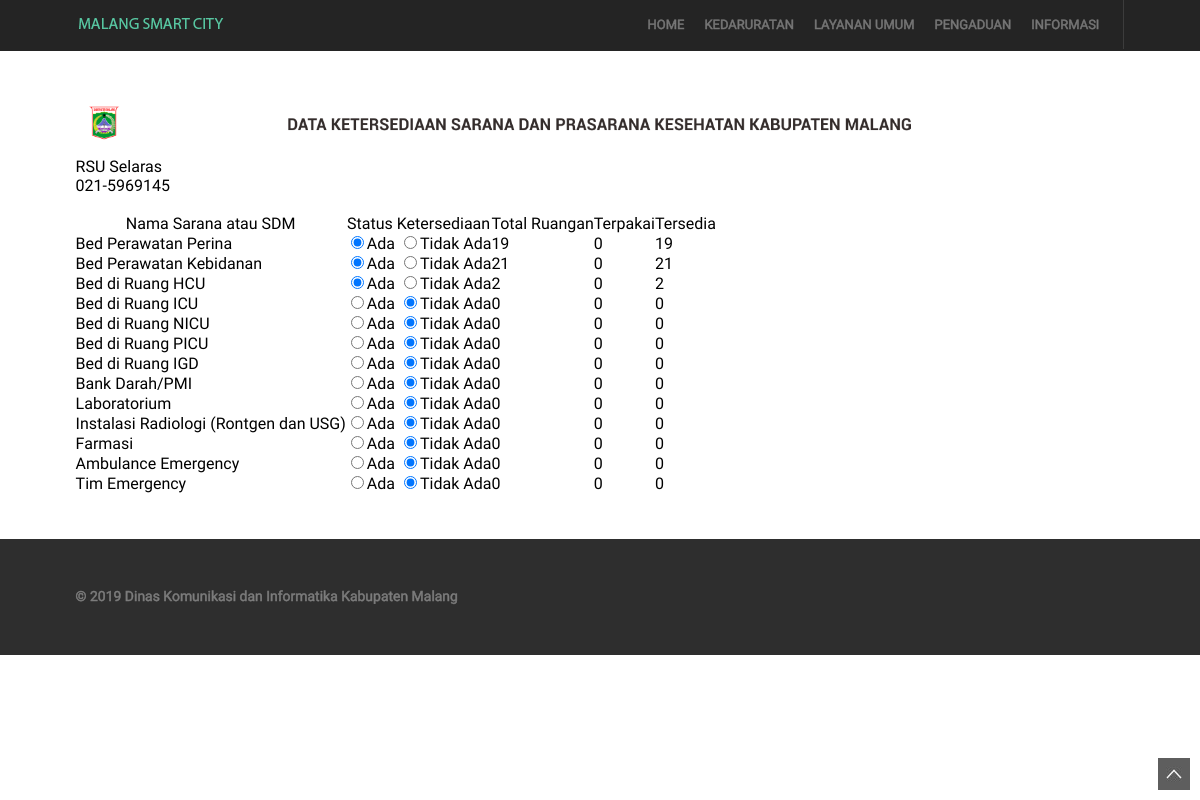
Page /detail_faskes.php?id=RS002 on the earlier database version.
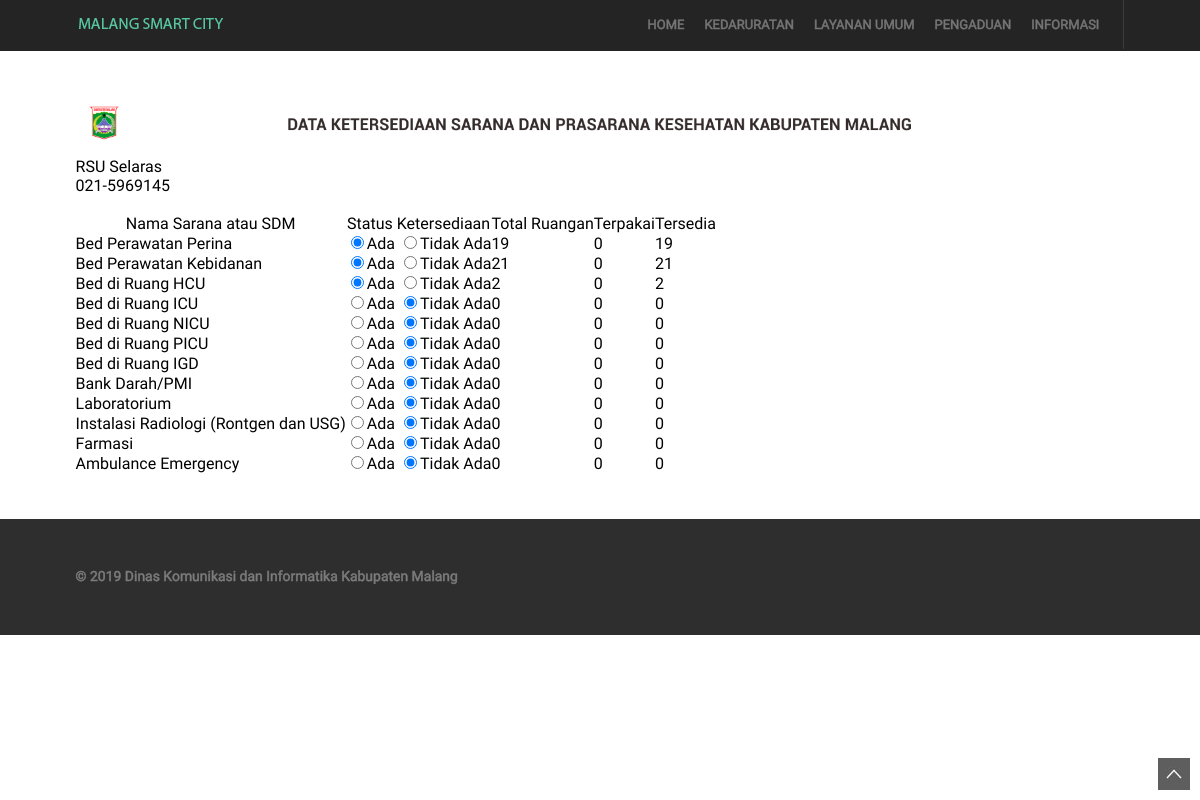
Same page on the later database version.
### tables this page shows
CREATE TABLE `tb_rs` (
  `id_rs` varchar(15) NOT NULL,
  `nama_rs` varchar(200) NOT NULL,
  `alamat_rs` text NOT NULL,
  `telp_rs` varchar(100) NOT NULL,
  `lat` float(10,6) NOT NULL,
  `lng` float(10,6) NOT NULL,
  `location_status` tinyint(1) DEFAULT '0'
);

CREATE TABLE `tb_faskes` (
  `id_faskes` varchar(15) NOT NULL,
  `jenis_faskes` varchar(200) NOT NULL,
  `id_rs` varchar(15) NOT NULL,
  `status_ketersediaan` int(11) NOT NULL,
  `jml_tersedia` varchar(100) NOT NULL,
  `terpakai` int(11) NOT NULL
);

### detail_faskes.php (the view, shortened to what this page needs)
<!DOCTYPE HTML>
<html class="fixed">
<head>
<link href="css/style.css" rel="stylesheet" type="text/css" media="all" />
<link type="text/css" rel="stylesheet" href="css/jquery.mmenu.all.css" />
    <link href="css/slider.css" rel="stylesheet" type="text/css" media="all" />
    <link rel="stylesheet" href="https://cdn.datatables.net/1.10.19/css/jquery.dataTables.min.css">
</head>
<body>
<div class="top_bg">
<div class="wrap">
    <div class="header">
        <div class="logo">
            <img src="images/logo2.png" alt=""/>
        </div>
         <div class="log_reg">
               <ul>
                <li class="active"><a href="index.php">Home</a>
                </li>
                <li class="dropdown"><a>Kedaruratan</a>
                </li>
                <li class="dropdown"><a>Layanan Umum</a>
                </li>
                <li class="dropdown"><a>Pengaduan</a>
                </li>
                <li class="dropdown"><a>Informasi</a>
                </li>
            </ul>
        </div>
    </div>
</div>
</div>
<div class="wrap">
<div class="main">
<?php
    include 'db/koneksi.php';
    $id = $_GET['id'];
    $data = mysqli_query($koneksi,"select * from tb_rs where id_rs='$id'");
    while($d = mysqli_fetch_array($data)){
        ?>
                         <img src="images/header_faskes2.png">
                            <table class="display table table-bordered table-striped mb-none" id="faskes2">
    <h4><?php echo $d['nama_rs'] ?></h4>
    <h4><?php echo $d['telp_rs'] ?></h4>
                                <thead>
                                    <tr>
                                       <th>Nama Sarana atau SDM</th>
                                       <th>Status Ketersediaan</th>
                                       <th>Total Ruangan</th>
                                       <th>Terpakai</th>
                                       <th>Tersedia</th>
                                      </tr>
                                </thead>
                                <tbody>
                        <?php
                        include 'db/koneksi.php';
                        $data1 = mysqli_query($koneksi,"select * from tb_faskes where id_rs='$id'");
                        $c = 0;
                        while($row = mysqli_fetch_array($data1)){
                            $c++;
                        $status = $row['status_ketersediaan'];
                        $a = $row ['jml_tersedia'];
                        $b = $row ['terpakai'];
                        $tersedia= $a-$b;
                           ?>
                                <tr>
                                       <td><?php echo $row['jenis_faskes']; ?></td>
                                       <td>
                                        <?php
                                        $nem = "status_".$c;
                                        $nem2 = "status2_".$c;
                                        if($status==1){
                                            ?>
                                            <input type="radio" name=<?php echo $nem; ?> value="1" checked />Ada
                                            <input type="radio" name=<?php echo $nem; ?> value="0" />Tidak Ada
                                            <?php
                                        } elseif($status==0) {
                                            ?>
                                            <input type="radio" name=<?php echo $nem2; ?> value="1"/>Ada
                                            <input type="radio" name=<?php echo $nem2; ?> value="0" checked />Tidak Ada
                                            <?php
                                        }
                                        ?>
                                       </td>
                                       <td><?php echo $row['jml_tersedia']; ?></td>
                                       <td><?php echo $row['terpakai']; ?></td>
                                       <td><?php echo $tersedia; ?> </td>
                                   </tr>
                                    <?php
    }
    ?>
                                </tbody>
                            </table>
                                  <?php
                              }
                                ?>
</div>
</div>
<div class="footer_bg">
<div class="wrap">
<div class="footer">
         <a href="#" id="toTop" style="display: block;"><span id="toTopHover" style="opacity: 1;"></span></a>
    <div class="copy">
        <p class="link"><span>© 2019 Dinas Komunikasi dan Informatika Kabupaten Malang</a></span></p>
    </div>
</div>
</div>
</div>
</body>
</html>

Differences in the rows shown:
removed tb_faskes: jenis_faskes "Tim Emergency", jml_tersedia "0", terpakai "0"
